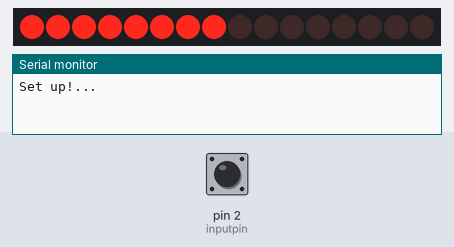
This sketch was run on a simulated Arduino Uno, built with avr-gcc and run on an emulated ATmega328P. Shown: 16 shift-register outputs drawn as a row of LEDs (first output left, lit = HIGH), the last lines printed to the serial monitor. Wiring (inferred from the names in the program): 2 × shift register (74HC595): data pin 12; shift clock pin 7; latch pin 8. Wiring (inferred from the signals the program sends): row of LEDs: on Q0, Q1, Q2, Q3, Q4, Q5, Q6, Q7, Q8, Q9, Q10, Q11, Q12, Q13, Q14, Q15. The test bench sets the inputs (shaded band); at power-on: pin 2 (inputpin) LOW.

Above: at 0.1 s.
At 1.7 s:
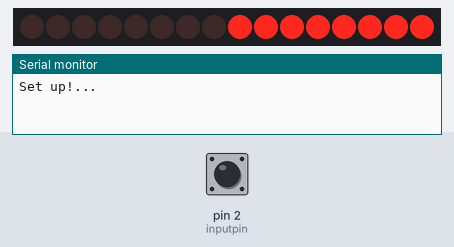
1.8 s: pin 2 (inputpin) driven HIGH
At 2.9 s:
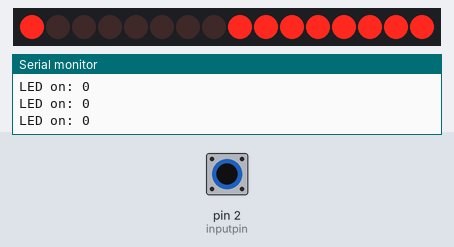
3.3 s: pin 2 (inputpin) pulsed LOW 2 times (0.12 s each, 0.3 s apart)
6.9 s: pin 2 (inputpin) pulsed LOW 2 times (0.12 s each, 0.3 s apart)
Timing chart, 0 to 9.9 s (numbered marks = the images above; inputs shaded):
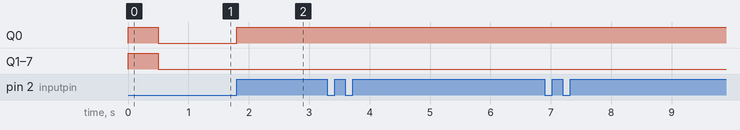

The sketch:

shift_register_8_leds_8_buttons.ino
```cpp
/*
SparkFun Inventor's Kit
Example sketch 13
Adjusted by: Germán Carrillo [gcarrillo@linuxmail.org]

SHIFT REGISTER

  Use a shift register to turn three pins into eight (or more!)
  outputs

  An integrated circuit ("IC"), or "chip", is a self-contained
  circuit built into a small plastic package. (If you look closely
  at your Arduino board you'll see a number of ICs.) There are
  thousands of different types of ICs available that you can use
  to perform many useful functions.

  The 74HC595 shift register in your kit is an IC that has eight
  digital outputs. To use these outputs, we'll use a new interface
  called SPI (Serial Peripheral Interface). It's like the TX and
  RX you're used to, but has an additional "clock" line that
  controls the speed of the data transfer. Many parts use SPI
  for communications, so the Arduino offers simple commands called
  shiftIn() and shiftOut() to access these parts.

  This IC lets you use three digital pins on your Arduino to
  control eight digital outputs on the chip. And if you need
  even more outputs, you can daisy-chain multiple shift registers
  together, allowing an almost unlimited number of outputs from
  the same three Arduino pins! See the shift register datasheet
  for details:

  http://www.sparkfun.com/datasheets/IC/SN74HC595.pdf

Hardware connections:

  Shift register:

    Plug in the chip so it bridges the center "canyon"
    on the breadboard.

    The shift register has 16 pins. They are numbered
    counterclockwise starting at the pin 1 mark (notch
    in the end of the chip). See the datasheet above
    for a diagram.

    74HC595 pin		LED pin		Arduino pin

    1  (QB)		LED 2 +
    2  (QC)		LED 3 +
    3  (QD)		LED 4 +
    4  (QE)		LED 5 +
    5  (QF)		LED 6 +
    6  (QG)		LED 7 +
    7  (QH)		LED 8 +
    8  (GND)				GND

    9  (QH*)
    10 (SRCLR*)				5V
    11 (SRCLK)				Digital 3
    12 (RCLK)				Digital 4
    13 (OE*)				GND
    14 (SER)				Digital 2
    15 (QA)		LED 1 +
    16 (VCC)				5V

  LEDs:

    After making the above connections to the positive (longer)
    legs of the LEDs, connect the negative side (short lead) of
    each LED to a 330 Ohm resistor, and connect the other side
    of each resistor to GND.

This sketch was written by SparkFun Electronics,
with lots of help from the Arduino community.
This code is completely free for any use.
Visit http://learn.sparkfun.com/products/2 for SIK information.
Visit http://www.arduino.cc to learn about the Arduino.

Version 2.0 6/2012 MDG
*/

// Pin definitions:
// The 74HC595 uses a type of serial connection called SPI
// (Serial Peripheral Interface) that requires three pins:

const int datapin = 12;
const int clockpin = 7;
const int latchpin = 8;
const int inputpin = 2;

// Some constants to help us iterate button and LED pins,
// as well as to associate buttons to LEDs.
//
// We'll use all 8 pins from 1st SR for LEDs and all 8 pins from
// the 2nd one for buttons.

const int MAX_PIN_INDEX = 15, MAX_LED_INDEX = 7, MAX_BUTTON_INDEX = MAX_PIN_INDEX;
const int ledPins[] = {0, 1, 2, 3, 4, 5, 6, 7};
const int buttonPins[] = {8, 9, 10, 11, 12, 13, 14, 15};
byte dataSR1 = 0, dataSR2 = 0;


void setup()
{
  // Set the three SPI pins to be outputs:
  pinMode(datapin, OUTPUT);
  pinMode(clockpin, OUTPUT);
  pinMode(latchpin, OUTPUT);

  pinMode(inputpin, INPUT);
  Serial.begin(9600);
  Serial.println("Set up!...");

  //allHigh(); // Use this for first tests
  setAllLEDs(HIGH); // Just to let users know the control starts receiving...
  delay(500);
  initializeLEDsAndButtons();
}


void loop()
{
  if (digitalRead(inputpin) == HIGH){
    // Serial.println("HIGH");
    lightLED(getLEDfromButton(getPressedButton()));
    delay(5);
  }
}


void shiftWrite(int desiredPin, boolean desiredState, boolean write)

// This function lets you make the shift register outputs
// HIGH or LOW in exactly the same way that you use digitalWrite().

// This function takes 3 parameters:

//    "desiredPin" is the shift register output pin
//    you want to affect (0-7 for the SR1, 8-15 for SR2,
//    and 15-22 for SR3)

//    "desiredState" is whether you want that output
//    to be HIGH or LOW

//    "write" is whether you only want to set data variables (false)
//    or you actually want to write to the SRs. This helps us avoid
//    intermediate and unnecesary writes while iterating values.

// Inside the Arduino, numbers are stored as arrays of "bits",
// each of which is a single 1 or 0 value. Because a "byte" type
// is also eight bits, we'll use a byte (which we named "data"
// at the top of this sketch) to send data to the shift register.
// If a bit in the byte is "1", the output will be HIGH. If the bit
// is "0", the output will be LOW.

// To turn the individual bits in "data" on and off, we'll use
// a new Arduino commands called bitWrite(), which can make
// individual bits in a number 1 or 0.
{
  // Translate global desiredPin to an index in its SR's
  int shiftRegisterIndex = desiredPin / 8;
  desiredPin = desiredPin - 8 * shiftRegisterIndex;  // 12 --> 12 - 8 * 1 --> 4

  switch (shiftRegisterIndex){  // integer division, we get the floor value (e.g., 7/8 = 0)
    case 0:
      bitWrite(dataSR1, desiredPin, desiredState);
      break;
    case 1:
      bitWrite(dataSR2, desiredPin, desiredState);
      break;
    default:
      Serial.print("[ERROR] The desiredPin is out f range: ");
      Serial.println(desiredPin + 8 * shiftRegisterIndex);
  }

  // It might be the case of only modifying dataSRs variables and
  // not sending the data to the SR nor latching.
  // This is pecially useful while setting all index states, and
  // only being interested in actually writting (send and latch) in
  // the last index.
  if (write){
    // Now we'll actually send that data to the shift register.
    // The shiftOut() function does all the hard work of
    // manipulating the data and clock pins to move the data
    // into the shift register:
    //Serial.println(dataSR2);
    //Serial.println(dataSR1);
    shiftOut(datapin, clockpin, MSBFIRST, dataSR2);
    shiftOut(datapin, clockpin, MSBFIRST, dataSR1);

    // Once the data is in the shift register, we still need to
    // make it appear at the outputs. We'll toggle the state of
    // the latchPin, which will signal the shift register to "latch"
    // the data to the outputs. (Latch activates on the high-to
    // -low transition).

    digitalWrite(latchpin, HIGH);
    digitalWrite(latchpin, LOW);
  }
}


void allHigh(){
  for(int index = 0; index <= MAX_PIN_INDEX; index++)
  {
    shiftWrite(index, HIGH, index == MAX_PIN_INDEX);
  }
}

void setAllLEDs(boolean state){
  for (int index : ledPins)
    shiftWrite(index, state, index == MAX_LED_INDEX);
}

void setAllButtons(boolean state){
  for (int index : buttonPins)
    shiftWrite(index, state, index == MAX_BUTTON_INDEX);
}

void initializeLEDsAndButtons(){
  setAllLEDs(LOW);
  setAllButtons(HIGH);
}

int getLEDfromButton(int buttonIndex){
  int ledIndex = -1;
  if (buttonIndex != -1) {
    ledIndex = buttonIndex - 8;
  }
  return ledIndex;
}

int getPressedButton(){
  int buttonIndex = -1;
  setAllButtons(LOW);

  for(int index : buttonPins){
    shiftWrite(index, HIGH, true);
    delayMicroseconds(500);

    if(digitalRead(inputpin) == HIGH){
        buttonIndex = index;
        break;
    }
    shiftWrite(index, LOW, true); // Prepare for the next iteration
  }

  setAllButtons(HIGH); //Initialize to HIGH to continue reading buttons
  return buttonIndex;
}

void lightLED(int index){
  if (index != -1){
    setAllLEDs(LOW); // First, turn all LEDs off
    shiftWrite(index, HIGH, true);
    Serial.print("LED on: ");
    Serial.println(index);
  }
  else {
    Serial.print("LED index is -1, don't do anything...");
  }
}
```

Measured:
- after the input at 1.8 s, Q0: LOW → HIGH at once
